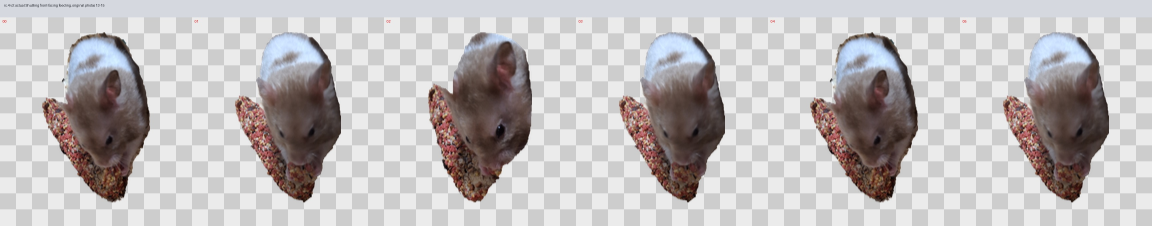
#> input picture pet-art/repair-original-photo-v2/qa/feeding-contact-rc4-v3.jpg, 3456 x 676 px (shown at 1/3 size)
$ python build_reference_boards.py ../pet-art/repair-original-photo-v2/qa out
#> lines starting #> are read from the running program, lines starting #| are printed output that depends on the picture
from __future__ import annotations

import argparse
import csv
from pathlib import Path

from PIL import Image, ImageDraw, ImageFont, ImageOps


SUPPORTED = {".jpg", ".jpeg", ".png", ".webp"}


def parse_args() -> argparse.Namespace:
    parser = argparse.ArgumentParser(
        description="Build deterministic, labeled photo reference boards."
    )
    parser.add_argument("input_dir", type=Path)
    parser.add_argument("output_dir", type=Path)
    parser.add_argument("--columns", type=int, default=3)
    parser.add_argument("--rows", type=int, default=3)
    parser.add_argument("--cell-width", type=int, default=600)
    parser.add_argument("--cell-height", type=int, default=480)
    return parser.parse_args()


def fit_image(source: Image.Image, width: int, height: int) -> Image.Image:
    normalized = ImageOps.exif_transpose(source).convert("RGB")
    return ImageOps.contain(normalized, (width, height), Image.Resampling.LANCZOS)


def main() -> None:
    args = parse_args()
    files = sorted(
        path
        for path in args.input_dir.iterdir()
        if path.is_file() and path.suffix.lower() in SUPPORTED
    )
    if not files:
        raise SystemExit(f"No supported images found in {args.input_dir}")

    args.output_dir.mkdir(parents=True, exist_ok=True)
    font = ImageFont.load_default(size=20)
    label_height = 42
    page_size = args.columns * args.rows
    catalog_rows: list[dict[str, object]] = []

    for page_index in range(0, len(files), page_size):
        board = Image.new(
            "RGB",
            (
                args.columns * args.cell_width,
                args.rows * (args.cell_height + label_height),
            ),
            "white",
        )
#> board: PIL image 1800x1566 RGB; every value is 255
        draw = ImageDraw.Draw(board)
        page_files = files[page_index : page_index + page_size]
        for local_index, path in enumerate(page_files):
            row, column = divmod(local_index, args.columns)
            x = column * args.cell_width
            y = row * (args.cell_height + label_height)
            with Image.open(path) as source:
#> source is the input picture: PIL image 3456x676 RGB; mean R, G, B 190, 185.8, 186.3
                original_width, original_height = source.size
#> original_width = 3456; original_height = 676
                fitted = fit_image(source, args.cell_width, args.cell_height)
#> in fit_image, `return ImageOps.contain(normalized, (width, height), Image.Resampling...`:
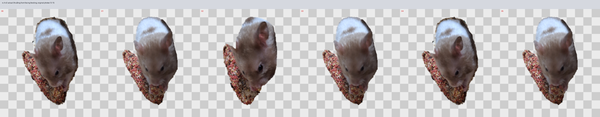
#> returned value: PIL image 600x117 RGB; mean R, G, B 190, 185.8, 186.3
            paste_x = x + (args.cell_width - fitted.width) // 2
#> paste_x = 0
            paste_y = y + (args.cell_height - fitted.height) // 2
#> paste_y = 181
            board.paste(fitted, (paste_x, paste_y))
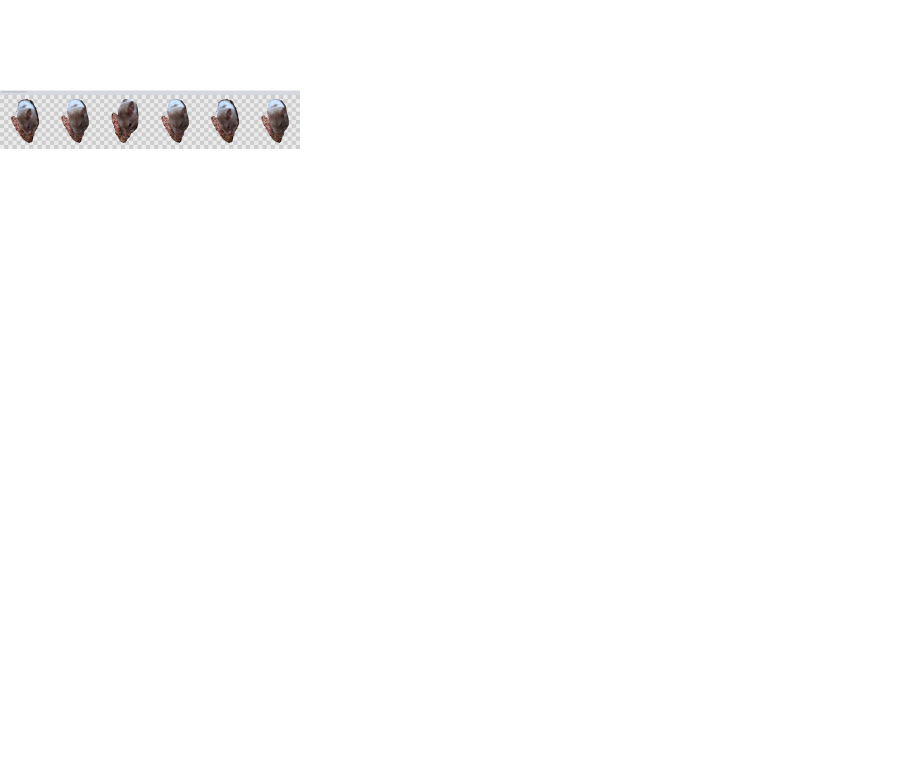
#> board: PIL image 1800x1566 RGB (shown at 1/2 size); mean R, G, B 253.4, 253.3, 253.3
            global_index = page_index + local_index + 1
            label = f"{global_index:02d}  {path.name}"
            draw.rectangle(
                (x, y + args.cell_height, x + args.cell_width, y + args.cell_height + label_height),
                fill="#f2f2f2",
            )
            draw.text((x + 10, y + args.cell_height + 9), label, fill="black", font=font)
            catalog_rows.append(
                {
                    "index": global_index,
                    "filename": path.name,
                    "width": original_width,
                    "height": original_height,
                    "board": page_index // page_size + 1,
                    "board_cell": local_index + 1,
                    "view": "",
                    "pose": "",
                    "visibility": "",
                    "sharpness": "",
                    "notes": "",
                }
            )

        board_path = args.output_dir / f"reference_board_{page_index // page_size + 1:02d}.jpg"
        board.save(board_path, quality=92, optimize=True)
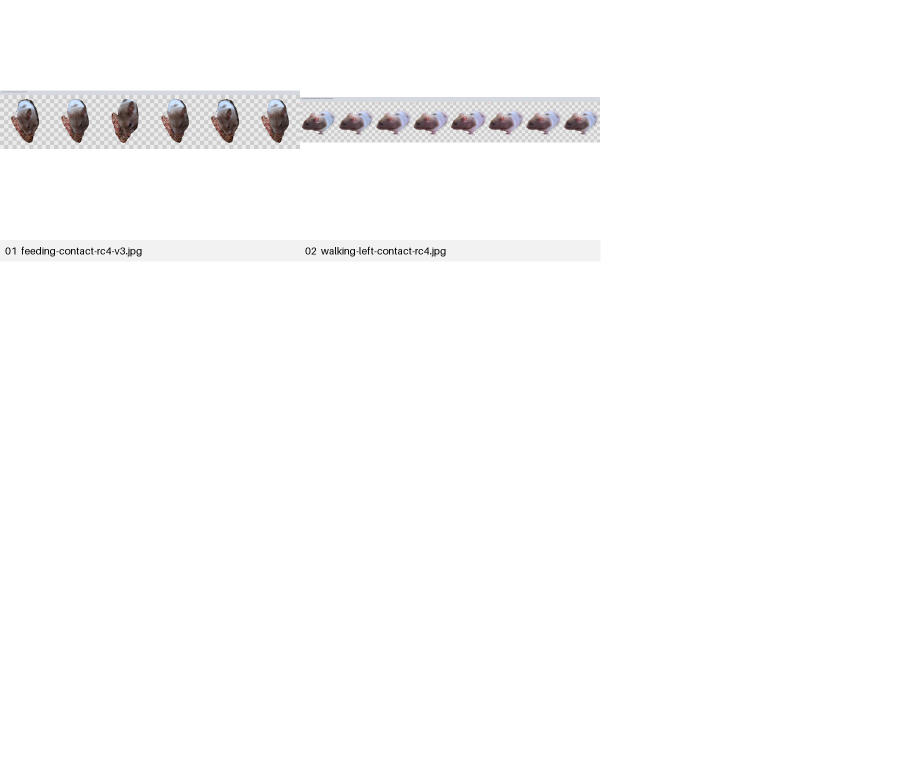
#> saved as reference_board_01.jpg: PIL image 1800x1566 RGB (shown at 1/2 size); mean R, G, B 251.8, 251.6, 251.7

    catalog_path = args.output_dir / "reference_catalog.csv"
    with catalog_path.open("w", newline="", encoding="utf-8-sig") as handle:
        writer = csv.DictWriter(handle, fieldnames=list(catalog_rows[0]))
        writer.writeheader()
        writer.writerows(catalog_rows)

    print(f"Wrote {len(catalog_rows)} catalog rows and {(len(files) + page_size - 1) // page_size} boards")


if __name__ == "__main__":
    main()
